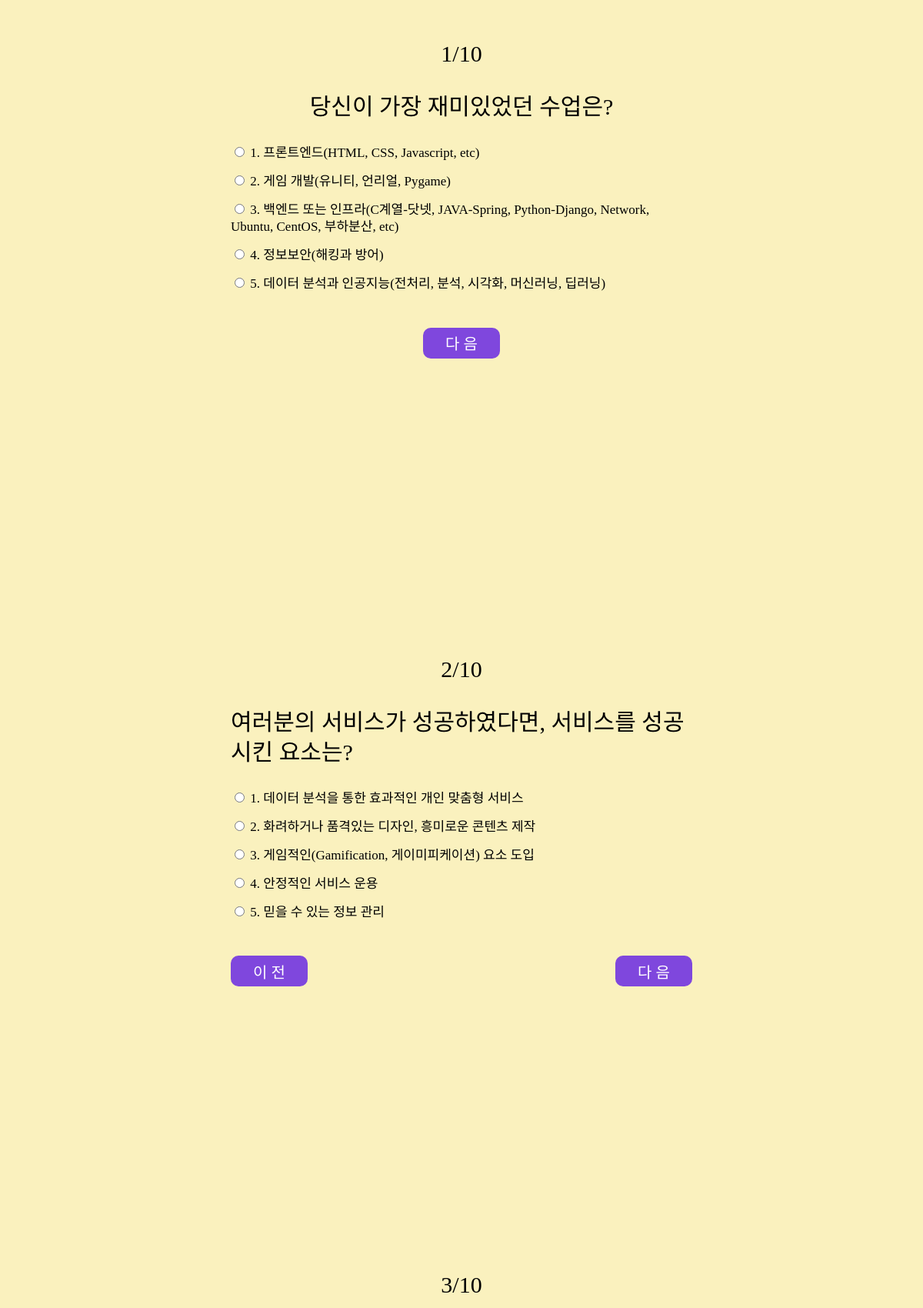
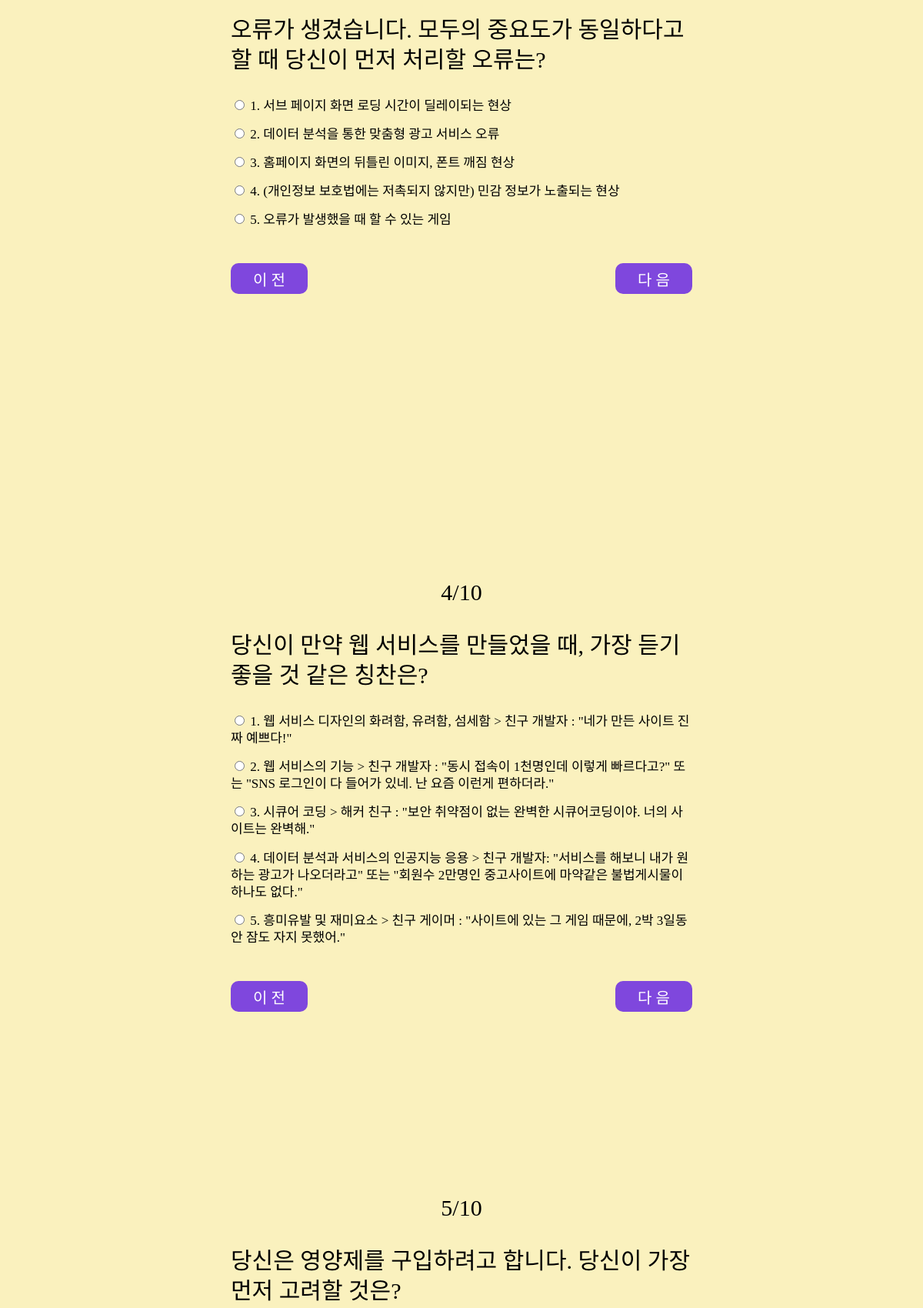
Screenshot of /form/ (upper part) with the database file from the repository (2 pictures, top to bottom).
### main/models.py (models this page shows, shortened)
class Question(models.Model):
    number = models.IntegerField(unique=True)
    content = models.CharField(max_length=100)

class Choice(models.Model):
    content = models.CharField(max_length=100, default='')
    question = models.ForeignKey(to='main.Question',
                                 on_delete=models.CASCADE)
    developer = models.ForeignKey(to='main.Developer',
                                  on_delete=models.CASCADE,
                                  null=True)

### main/views.py (the view)
# urls.py: path('form/', views.form, name='form'),
def form(request):
    questions = Question.objects.all()
    context = {
        'questions' : questions,
    }
    return render(request, 'main/form.html', context=context)

### main/templates/main/form.html (shortened to what this page needs)
{% extends 'main/base.html' %}
{% load static %}
{% block head %}
    <link rel="stylesheet" type="text/css" href="{% static 'css/reset.css' %}">
    <link rel="stylesheet" type="text/css" href="{% static 'css/form.css' %}">
{% endblock head %}
{% block body %}
    <section id="survey">
        <div class="wrapper">
            <form id="form" action="{% url 'main:submit' %}" method="post">
                {% for question in questions %}
                <div class="test">
                    <div class="question_container">
                        <h3 class="number">{{ question.number }}/{{ questions.count }}</h3>
                        <h3 class="question">{{ question.content }}</h3>
                    </div>
                    <div class="answer">
                        {% for choice in question.choice_set.all %}
                        <div>
                            <input
                                type="radio"
                                name="question-{{ question.pk }}"
                                id="choice-{{ choice.pk }}"
                                value="{{ choice.developer.pk }}"
                            />
                            <label for="choice-{{ choice.pk }}">
                                {{ forloop.counter }}. {{choice.content}}
                            </label>
                        </div>
                        {% endfor %}
                    </div>
                    {% if not forloop.first %}
                        <div class="btn_wrap btn_sort">
                    {% else %}
                        <div class="btn_wrap">
                    {% endif %}
                    {% if not forloop.first %}
                        <button class="prev_btn">이 전</button>
                    {% endif %}
                    {% if not forloop.last %}
                        <button class="next_btn">다 음</button>
                    {% else %}
                        <input type="submit" value="제 출" class="submit_btn"/>
                    {% endif %}
                    </div>
                </div>
            {% endfor %}
            </form>
        </div>
    </section>
{% endblock body %}

### main/static/css/form.css (style rules this page uses)
body { background-color : #FAF1BE; color : #000; font-family : "NEXON Lv1 Gothic OTF"; overflow : hidden; }
#survey { display : flex; justify-content : center; width : 100vw; height : 100vh; margin-top : 50px; }
.test { max-width : 600px; height : 100vh; }
.question_container { display : flex; flex-direction : column; align-items : center; font-size : 30px; line-height : 1.3; padding-bottom : 30px; }
.question_container .number { padding-bottom : 30px; }
.question_container .question { font-family : "GmarketSansBold" }
.answer { font-size : 17px; line-height : 1.3; padding-bottom : 30px; }
.answer div { padding-bottom : 15px; }
.answer input { cursor : pointer; }
.btn_wrap { display : flex; justify-content : center; }
.btn_sort { justify-content : space-between; }
button, .submit_btn { width : 100px; height : 40px; padding : 5px; border-style : none; border-radius : 10px; font-family : 'NEXON Lv1 Gothic OTF'; font-size : 20px; background-color : #7F47DD; color : #fff; cursor : pointer; }

### rows the page displays
Question: number "1", count "10", content "당신이 가장 재미있었던 수업은?", shows "다 음"
Choice: content "프론트엔드(HTML, CSS, Javascript, etc)"
Choice: content "게임 개발(유니티, 언리얼, Pygame)"
Choice: content "백엔드 또는 인프라(C계열-닷넷, JAVA-Spring, Python-Django, Network, Ubuntu, CentOS, 부하분산, etc)"
Choice: content "정보보안(해킹과 방어)"
Choice: content "데이터 분석과 인공지능(전처리, 분석, 시각화, 머신러닝, 딥러닝)"
Question: number "2", count "10", content "여러분의 서비스가 성공하였다면, 서비스를 성공시킨 요소는?", shows "이 전", shows "다 음"
Choice: content "데이터 분석을 통한 효과적인 개인 맞춤형 서비스"
Choice: content "화려하거나 품격있는 디자인, 흥미로운 콘텐츠 제작"
Choice: content "게임적인(Gamification, 게이미피케이션) 요소 도입"
Choice: content "안정적인 서비스 운용"
Choice: content "믿을 수 있는 정보 관리"
Question: number "3", count "10", content "오류가 생겼습니다. 모두의 중요도가 동일하다고 할 때 당신이 먼저 처리할 오류는?", shows "이 전", shows "다 음"
Choice: content "서브 페이지 화면 로딩 시간이 딜레이되는 현상"
Choice: content "데이터 분석을 통한 맞춤형 광고 서비스 오류"
Choice: content "홈페이지 화면의 뒤틀린 이미지, 폰트 깨짐 현상"
Choice: content "(개인정보 보호법에는 저촉되지 않지만) 민감 정보가 노출되는 현상"
Choice: content "오류가 발생했을 때 할 수 있는 게임"
Question: number "4", count "10", content "당신이 만약 웹 서비스를 만들었을 때, 가장 듣기 좋을 것 같은 칭찬은?", shows "이 전", shows "다 음"
Choice: content "웹 서비스 디자인의 화려함, 유려함, 섬세함 > 친구 개발자 : \"네가 만든 사이트 진짜 예쁘다!\""
Choice: content "웹 서비스의 기능 > 친구 개발자 : \"동시 접속이 1천명인데 이렇게 빠르다고?\" 또는 \"SNS 로그인이 다 들어가 있네. 난 요즘 이런게 편하더라.\""
Choice: content "시큐어 코딩 > 해커 친구 : \"보안 취약점이 없는 완벽한 시큐어코딩이야. 너의 사이트는 완벽해.\""
Choice: content "데이터 분석과 서비스의 인공지능 응용 > 친구 개발자: \"서비스를 해보니 내가 원하는 광고가 나오더라고\" 또는 \"회원수 2만명인 중고사이트에 마약같은 불법게시물이 하나도 없다.\""
Choice: content "흥미유발 및 재미요소 > 친구 게이머 : \"사이트에 있는 그 게임 때문에, 2박 3일동안 잠도 자지 못했어.\""
Question: number "5", count "10", content "당신은 영양제를 구입하려고 합니다. 당신이 가장 먼저 고려할 것은?"
